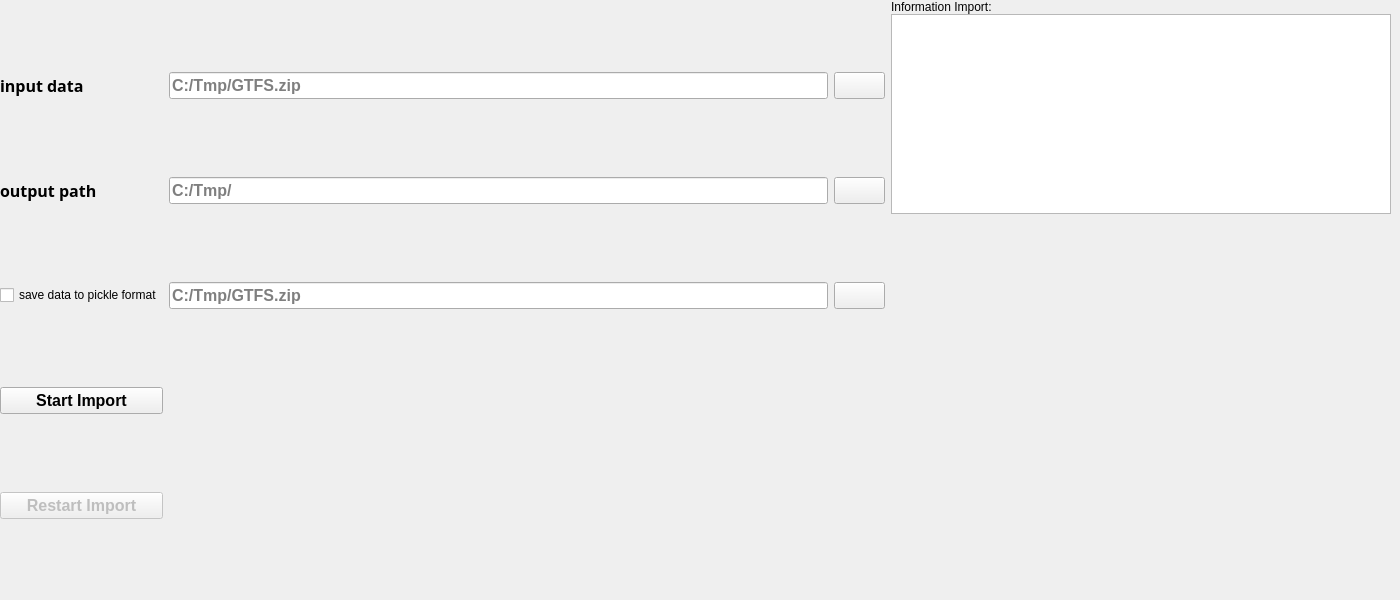
          <widget class="QWidget" name="create_import_page">
           <property name="sizePolicy">
            <sizepolicy hsizetype="Fixed" vsizetype="Fixed">
             <horstretch>0</horstretch>
             <verstretch>0</verstretch>
            </sizepolicy>
           </property>
           <property name="maximumSize">
            <size>
             <width>1400</width>
             <height>600</height>
            </size>
           </property>
           <property name="styleSheet">
            <string notr="true"/>
           </property>
           <widget class="QWidget" name="gridLayoutWidget_3">
            <property name="geometry">
             <rect>
              <x>0</x>
              <y>0</y>
              <width>1391</width>
              <height>591</height>
             </rect>
            </property>
            <layout class="QHBoxLayout" name="horizontalLayout_3">
             <property name="sizeConstraint">
              <enum>QLayout::SizeConstraint::SetMinimumSize</enum>
             </property>
             <item>
              <layout class="QGridLayout" name="gridLayout_11">
               <property name="sizeConstraint">
                <enum>QLayout::SizeConstraint::SetDefaultConstraint</enum>
               </property>
               <property name="topMargin">
                <number>0</number>
               </property>
               <item row="0" column="1">
                <widget class="QLineEdit" name="lineInputPath">
                 <property name="font">
                  <font>
                   <pointsize>12</pointsize>
                   <italic>false</italic>
                   <bold>true</bold>
                  </font>
                 </property>
                 <property name="styleSheet">
                  <string notr="true"/>
                 </property>
                 <property name="text">
                  <string/>
                 </property>
                 <property name="readOnly">
                  <bool>true</bool>
                 </property>
                 <property name="placeholderText">
                  <string>C:/Tmp/GTFS.zip</string>
                 </property>
                </widget>
               </item>
               <item row="2" column="2">
                <widget class="FadingButton" name="btnGetPickleFile">
                 <property name="enabled">
                  <bool>true</bool>
                 </property>
                 <property name="font">
                  <font>
                   <pointsize>12</pointsize>
                   <italic>false</italic>
                   <bold>true</bold>
                  </font>
                 </property>
                 <property name="styleSheet">
                  <string notr="true"/>
                 </property>
                 <property name="text">
                  <string/>
                 </property>
                 <property name="icon">
                  <iconset resource="res/resource_boot.qrc">
                   <normaloff>:/newPrefix/icons/bootstrap-icons-1.10.3/file-earmark-arrow-up.svg</normaloff>:/newPrefix/icons/bootstrap-icons-1.10.3/file-earmark-arrow-up.svg</iconset>
                 </property>
                </widget>
               </item>
               <item row="0" column="0">
                <widget class="QLabel" name="label_11">
                 <property name="font">
                  <font>
                   <family>MS Reference Sans Serif</family>
                   <italic>false</italic>
                   <bold>true</bold>
                  </font>
                 </property>
                 <property name="styleSheet">
                  <string notr="true"/>
                 </property>
                 <property name="text">
                  <string>&lt;html&gt;&lt;head/&gt;&lt;body&gt;&lt;p&gt;&lt;span style=&quot; font-size:12pt; font-weight:600;&quot;&gt;input data&lt;/span&gt;&lt;/p&gt;&lt;/body&gt;&lt;/html&gt;</string>
                 </property>
                 <property name="buddy">
                  <cstring>lineInputPath</cstring>
                 </property>
                </widget>
               </item>
               <item row="1" column="2">
                <widget class="FadingButton" name="btnGetOutputDir">
                 <property name="enabled">
                  <bool>true</bool>
                 </property>
                 <property name="font">
                  <font>
                   <pointsize>12</pointsize>
                   <italic>false</italic>
                   <bold>true</bold>
                  </font>
                 </property>
                 <property name="styleSheet">
                  <string notr="true"/>
                 </property>
                 <property name="text">
                  <string/>
                 </property>
                 <property name="icon">
                  <iconset resource="res/resource_boot.qrc">
                   <normaloff>:/newPrefix/icons/bootstrap-icons-1.10.3/file-earmark-arrow-up.svg</normaloff>:/newPrefix/icons/bootstrap-icons-1.10.3/file-earmark-arrow-up.svg</iconset>
                 </property>
                </widget>
               </item>
               <item row="1" column="1">
                <widget class="QLineEdit" name="lineOutputPath">
                 <property name="font">
                  <font>
                   <pointsize>12</pointsize>
                   <italic>false</italic>
                   <bold>true</bold>
                  </font>
                 </property>
                 <property name="styleSheet">
                  <string notr="true"/>
                 </property>
                 <property name="text">
                  <string/>
                 </property>
                 <property name="readOnly">
                  <bool>true</bool>
                 </property>
                 <property name="placeholderText">
                  <string>C:/Tmp/</string>
                 </property>
                </widget>
               </item>
               <item row="0" column="2">
                <widget class="FadingButton" name="btnGetFile">
                 <property name="enabled">
                  <bool>true</bool>
                 </property>
                 <property name="font">
                  <font>
                   <pointsize>12</pointsize>
                   <italic>false</italic>
                   <bold>true</bold>
                  </font>
                 </property>
                 <property name="styleSheet">
                  <string notr="true"/>
                 </property>
                 <property name="text">
                  <string/>
                 </property>
                 <property name="icon">
                  <iconset resource="res/resource_boot.qrc">
                   <normaloff>:/newPrefix/icons/bootstrap-icons-1.10.3/file-earmark-arrow-up.svg</normaloff>:/newPrefix/icons/bootstrap-icons-1.10.3/file-earmark-arrow-up.svg</iconset>
                 </property>
                </widget>
               </item>
               <item row="3" column="0">
                <widget class="FadingButton" name="btnImport">
                 <property name="enabled">
                  <bool>true</bool>
                 </property>
                 <property name="font">
                  <font>
                   <pointsize>12</pointsize>
                   <italic>false</italic>
                   <bold>true</bold>
                  </font>
                 </property>
                 <property name="styleSheet">
                  <string notr="true"/>
                 </property>
                 <property name="text">
                  <string>Start Import</string>
                 </property>
                </widget>
               </item>
               <item row="2" column="1">
                <widget class="QLineEdit" name="picklesavename">
                 <property name="font">
                  <font>
                   <pointsize>12</pointsize>
                   <italic>false</italic>
                   <bold>true</bold>
                  </font>
                 </property>
                 <property name="styleSheet">
                  <string notr="true"/>
                 </property>
                 <property name="text">
                  <string/>
                 </property>
                 <property name="readOnly">
                  <bool>true</bool>
                 </property>
                 <property name="placeholderText">
                  <string>C:/Tmp/GTFS.zip</string>
                 </property>
                </widget>
               </item>
               <item row="1" column="0">
                <widget class="QLabel" name="label_10">
                 <property name="font">
                  <font>
                   <family>MS Reference Sans Serif</family>
                   <italic>false</italic>
                   <bold>true</bold>
                  </font>
                 </property>
                 <property name="styleSheet">
                  <string notr="true"/>
                 </property>
                 <property name="text">
                  <string>&lt;html&gt;&lt;head/&gt;&lt;body&gt;&lt;p&gt;&lt;span style=&quot; font-size:12pt; font-weight:600;&quot;&gt;output path&lt;/span&gt;&lt;/p&gt;&lt;/body&gt;&lt;/html&gt;</string>
                 </property>
                 <property name="buddy">
                  <cstring>lineOutputPath</cstring>
                 </property>
                </widget>
               </item>
               <item row="2" column="0">
                <widget class="QCheckBox" name="checkBox_savepickle">
                 <property name="sizePolicy">
                  <sizepolicy hsizetype="Fixed" vsizetype="Fixed">
                   <horstretch>0</horstretch>
                   <verstretch>0</verstretch>
                  </sizepolicy>
                 </property>
                 <property name="toolTip">
                  <string>saves data to faster format</string>
                 </property>
                 <property name="whatsThis">
                  <string>saves data to faster format</string>
                 </property>
                 <property name="text">
                  <string>save data to pickle format</string>
                 </property>
                </widget>
               </item>
               <item row="4" column="0">
                <widget class="FadingButton" name="btnRestart">
                 <property name="enabled">
                  <bool>false</bool>
                 </property>
                 <property name="font">
                  <font>
                   <pointsize>12</pointsize>
                   <italic>false</italic>
                   <bold>true</bold>
                  </font>
                 </property>
                 <property name="styleSheet">
                  <string notr="true"/>
                 </property>
                 <property name="text">
                  <string>Restart Import</string>
                 </property>
                </widget>
               </item>
              </layout>
             </item>
             <item>
              <layout class="QGridLayout" name="gridLayout_14">
               <property name="sizeConstraint">
                <enum>QLayout::SizeConstraint::SetMinimumSize</enum>
               </property>
               <property name="leftMargin">
                <number>0</number>
               </property>
               <property name="spacing">
                <number>0</number>
               </property>
               <item row="0" column="0">
                <widget class="QLabel" name="label_2">
                 <property name="sizePolicy">
                  <sizepolicy hsizetype="Expanding" vsizetype="Minimum">
                   <horstretch>0</horstretch>
                   <verstretch>0</verstretch>
                  </sizepolicy>
                 </property>
                 <property name="maximumSize">
                  <size>
                   <width>300</width>
                   <height>100</height>
                  </size>
                 </property>
                 <property name="layoutDirection">
                  <enum>Qt::LayoutDirection::LeftToRight</enum>
                 </property>
                 <property name="text">
                  <string>Information Import:</string>
                 </property>
                 <property name="wordWrap">
                  <bool>false</bool>
                 </property>
                </widget>
               </item>
               <item row="4" column="0">
                <spacer name="verticalSpacer_8">
                 <property name="orientation">
                  <enum>Qt::Orientation::Vertical</enum>
                 </property>
                 <property name="sizeHint" stdset="0">
                  <size>
                   <width>20</width>
                   <height>40</height>
                  </size>
                 </property>
                </spacer>
               </item>
               <item row="3" column="0">
                <widget class="Customtableview" name="tableView">
                 <property name="sizePolicy">
                  <sizepolicy hsizetype="Expanding" vsizetype="Expanding">
                   <horstretch>0</horstretch>
                   <verstretch>0</verstretch>
                  </sizepolicy>
                 </property>
                 <property name="maximumSize">
                  <size>
                   <width>500</width>
                   <height>200</height>
                  </size>
                 </property>
                </widget>
               </item>
              </layout>
             </item>
            </layout>
           </widget>
          </widget>
